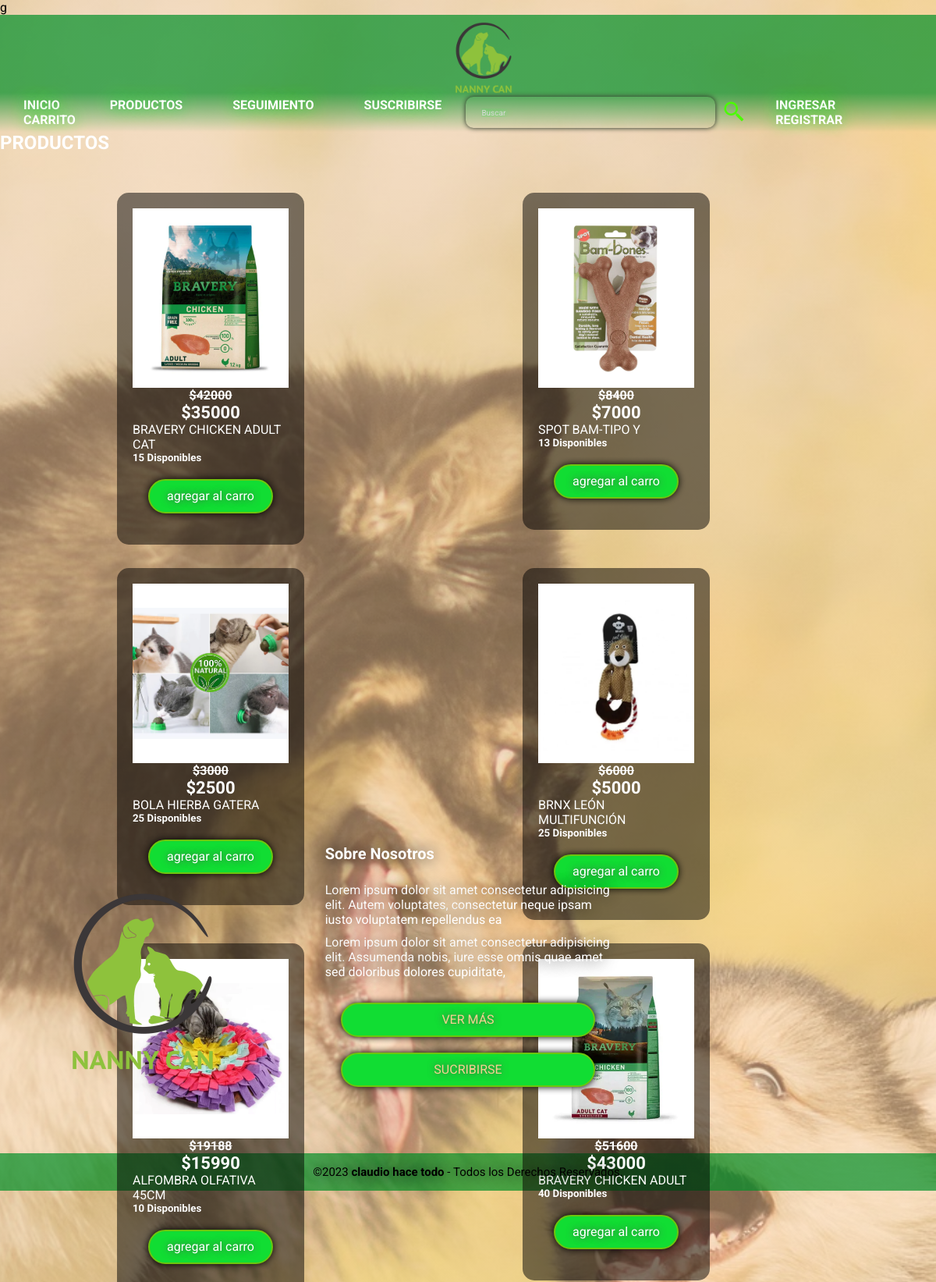
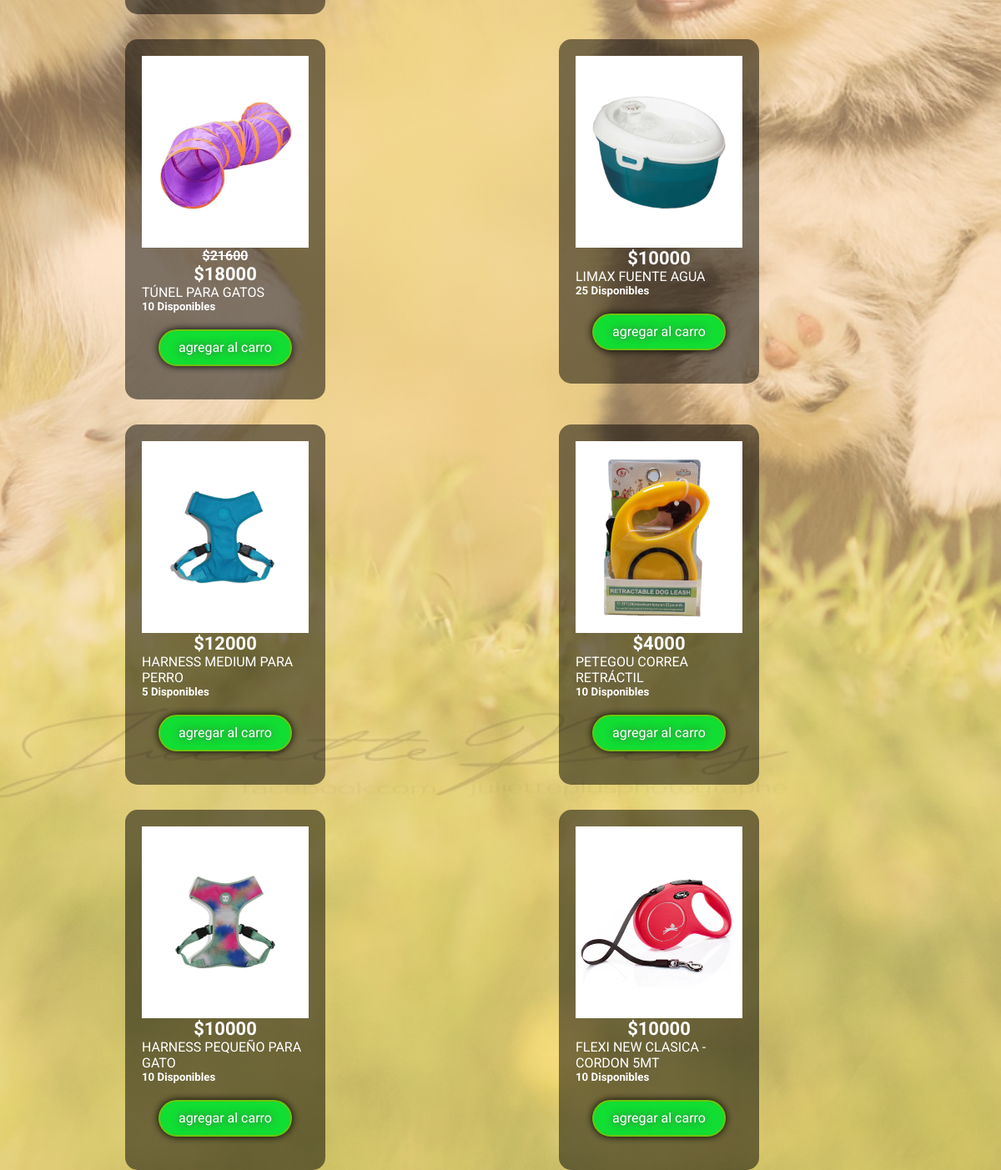
The page / on the database its author committed (2 pictures, top to bottom).
### core/models.py (models this page shows)
class producto(models.Model):
    codigo  = models.CharField(max_length=4, primary_key=True)
    detalle = models.CharField(max_length=20000)
    precio  = models.IntegerField()
    stock   = models.IntegerField()
    oferta  = models.BooleanField()
    imagen  = models.ImageField(upload_to="productos/", null=True)
    def tachado(self):
        if self.oferta:
            return "$"+str(round(self.precio * 1.2))
        return ""
    def __str__(self):
        return self.detalle + "("+self.codigo+")"

### core/views.py (the view)
# urls.py: path('', home, name= "home"),
def home(request):
    contenido = producto.objects.all()
    context = {'contenido' : contenido }
    if request.session.get("modificado", None):
        context["modificado"] = True
        del request.session["modificado"]
    suscrito(request, context)
    print(context)
    return render(request, 'core/index.html', context)

### core/views.py (called while the page is built)
def suscrito(request, context):
    if request.user.is_authenticated:
        email = request.user.email
        resp = requests.get(f"http://127.0.0.1:8000/api/suscrito/{email}")
        context["suscrito"] = resp.json()["suscrito"]

### core/templates/core/index.html (shortened to what this page needs)
g{% extends 'core/index_base.html' %}
{% load static %}
{% block content %}
    <h2  style ="color: white; ">PRODUCTOS</h2>
    <div class="orden" id="orden" style="margin: 0%; padding: 0%;">
      <section class="productos" id="productos">
        {% for productos in contenido %}
        <div class="contenedor_de_productos">
          <div class="box">
            <div class="img_pdt">
              <img src="{{productos.imagen.url}}" class="img_d_pdt" alt="producto">
            </div>
            <div class="box-body">
              <h3 class="precio">{{productos.tachado}}</h3>
              <h3 class="precio2">${{productos.precio}}</h3>
              <p class="detalles">
                {{productos.detalle}}
              </p>
              <h5>{{productos.stock}} Disponibles </h5>
              <div  class="btn-container" type="submit" >
               <a class="btn" type="submit" href="{% url 'addtocar' productos.codigo %}">agregar al carro</a>
              </div>
            </div>
          </div>
        </div>
        {% endfor %}
      </section>
    </div>
    {% endblock %}

### core/templates/core/index_base.html (shortened to what this page needs)
{% load static %}
<!DOCTYPE html>
<html lang="en">
<head>
    <link rel="stylesheet" href="{% static 'estilo_index.css' %}">
    <link rel="stylesheet" href="https://unpkg.com/swiper/swiper-bundle.min.css" />
</head>
<body>
    <header>
        <div class="arriba">
            <div class="logo">
                <img class="log" src="{% static 'productos/zarla-nanny-can-1x1-2400x2400-20211020-9bbg4gtrmgfrd7p3wxph.png' %}" alt="">
            </div>
        </div>
        <div class="principal">
            <div class="narvar">
                <a href="{% url 'home' %}">INICIO</a>
                <a href="#">PRODUCTOS</a>
                <a href="seguimiento.html">SEGUIMIENTO</a>
                <a href="{% url 'suscripcion' %}">SUSCRIBIRSE</a>
                <a href="{% url 'carro' %}">CARRITO</a>
            </div>
            <div class="buscador">
                <form class="BS" role="search">
                    <input class="form-control me-2" type="search" placeholder="Buscar" aria-label="Search" />
                    &nbsp;<div class="boton">
                        <img src="{% static 'imagenes/icons8_search_60px_1.png' %}" alt="buscar">
                    </div>
                </form>
            </div>
            <div class="login">
                {% if user.is_authenticated %}
                  {% if suscrito %}
                        ⭐
                  {% else %}
                        💔
                  {% endif %}
                  <a href="">{{user.username}}</a>
                  <a href="{% url 'logout' %}">SALIR</a>
                {% else %}
                  <a href="{% url 'login' %}">INGRESAR </a>
                  <a href="{% url 'registro' %}">REGISTRAR</a>
                {% endif %}
            </div>
        </div>
        {% block content %}
        {% endblock %}
        <footer>
            <div class="informacion">
                <div class="box">
                    <figure>
                        <a href="#">
                            <img src="{% static 'productos/zarla-nanny-can-1x1-2400x2400-20211020-9bbg4gtrmgfrd7p3wxph.png' %}"
                                alt="logo" />
                        </a>
                    </figure>
                </div>
                <div class="box">
                    <h2>Sobre Nosotros</h2>
                    <p>
                        Lorem ipsum dolor sit amet consectetur adipisicing elit. Autem
                        voluptates, consectetur neque ipsam iusto voluptatem repellendus ea
                    </p>
                    <p>
                        Lorem ipsum dolor sit amet consectetur adipisicing elit. Assumenda
                        nobis, iure esse omnis quae amet sed doloribus dolores cupiditate,
                    </p>
                    <div class="btn-container">
                        <a class="btn" href="#" class="btn">VER MÁS</a>
                        <a class="btn" href="{% url 'suscripcion' %}" class="btn">SUCRIBIRSE</a>
                    </div>
                </div>
            </div>
            <div class="grupo-2">
                <small>&copy;2023 <b>claudio hace todo</b> - Todos los Derechos
                    Reservados.</small>
            </div>
        </footer>
    </header>
</body>
</html>

### core/static/estilo_index.css (style rules this page uses)
* { margin: 0; padding: 0; font-family: 'Roboto', sans-serif; ; }
.arriba { background: linear-gradient(rgba(0, 143, 40, 0.7), rgba(0, 143, 40, 0.7)); height: 100vh; display: flex; justify-content: center; align-items: center; padding: 0px 5rem; height: 100px; }
.arriba .logo img { padding-top: 10px; padding-left: 40px; height: auto; width: 100px; max-height: 300px; max-width: 300px; }
.principal { height: 50px; display: flex; justify-content: space-between; align-items: center; background: linear-gradient(rgba(0, 143, 40, 0.7), rgba(12, 4, 250, 0)); }
.principal a { color: #fff; padding: 13px 30px; text-decoration: none; text-transform: uppercase; border-radius: 25px; text-align: center; font-weight: bold; transition: .3s; text-shadow: 0 0 20px rgb(6, 217, 41); }
body { margin: 0; padding: 0; background: linear-gradient(rgba(255, 207, 159, .50), rgba(255, 207, 159, 0.5)), url(imagenes/walpaiper.jpg) no-repeat center fixed; background-size: cover; height: 100vh; align-items: center; }
.buscador .BS { display: flex; align-items: center; }
.buscador input { width: 20rem; height: 40px; padding: 0 20px; font-size: 10px; color: white; border-radius: 10px; border: none; background: transparent; outline: none; text-shadow: 0 0 10px rgb(0, 251, 67); box-shadow: 0 0 6px rgb(35, 42, 32); }
.buscador .boton { padding: 5px; height: 33px; width: 33px; cursor: pointer; }
.buscador .boton img { height: auto; width: auto; width: 30px; }
.buscador input::placeholder { color: rgb(218, 218, 218); }
.productos { padding: 20px 20px; display: flex; column-gap: 20px; height: 100%; flex-wrap: wrap; }
.contenedor_de_productos { width: 500px; }
.productos .contenedor_de_productos { margin-top: 30px; }
.productos .contenedor_de_productos .box { background: linear-gradient(rgb(0, 0, 0, .5), rgb(0, 0, 0, .5)); max-width: 200px; margin: auto; border: none; border-radius: 15px; padding: 20px; transition: .3s; color: #fff; }
.productos .contenedor_de_productos .box .img_pdt { background: #fff; height: 230px; width: 200px; display: flex; justify-content: center; align-items: center; }
.productos>.contenedor_de_productos>.box .img_pdt>.img_d_pdt { width: 200px; }
.productos .contenedor_de_productos .box .precio { display: block; text-align: center; font-weight: bold; font-size: 16px; text-decoration: line-through; }
.productos .contenedor_de_productos .box .precio2 { display: block; text-align: center; font-weight: bold; font-size: 22px; }
.btn-container { display: block; line-height: 50px; padding: 20px; }
.btn-container a { border: 2px solid rgb(109, 197, 14); background-color: rgb(17, 221, 51); text-decoration: none; display: block; color: rgb(255, 255, 255); text-shadow: 0 0 10px #515151; line-height: 40px; text-align: center; border-radius: 25px; cursor: pointer; box-shadow: 0 0 10px black; }
footer { width: 100%; background: linear-gradient (rgba(0, 143, 40, 0.7), rgba(0, 143, 40, 0.7)); background-size: cover; }
footer .informacion { width: 100%; max-width: 1200px; margin: auto; display: grid; grid-template-columns: repeat(3, 1fr); grid-gap: 50px; padding: 45px 0px; }
footer .informacion .box figure { width: 100%; height: 100%; display: flex; justify-content: center; align-items: center; }
footer .informacion .box figure img { width: 250px; }
footer .informacion .box h2 { color: white; margin-bottom: 25px; font-size: 20px; text-shadow: 0 0 20px black; }
footer .informacion .box p { color: white; margin-bottom: 10px; text-shadow: 0 0 20px black; }
footer .informacion .box .btn-container a { text-decoration: none; display: block; color: rgb(248, 207, 145); text-shadow: 0 0 10px #515151; text-align: center; margin-bottom: 20px; }
footer .grupo-2 { background: linear-gradient(rgba(0, 143, 40, 0.7), rgba(0, 143, 40, 0.7)); padding: 15px 10px; text-align: center; color: rgb(0, 0, 0); }
footer .grupo-2 small { font-size: 15px; text-shadow: 0 0 20px black; }

### rows shown on the page
producto: imagen (picture), tachado "$42000", precio "35000", detalle "BRAVERY CHICKEN ADULT CAT", stock "15"
producto: imagen (picture), tachado "$8400", precio "7000", detalle "SPOT BAM-TIPO Y", stock "13"
producto: imagen (picture), tachado "$3000", precio "2500", detalle "BOLA HIERBA GATERA", stock "25"
producto: imagen (picture), tachado "$6000", precio "5000", detalle "BRNX LEÓN MULTIFUNCIÓN", stock "25"
producto: tachado "$19188", precio "15990", detalle "ALFOMBRA OLFATIVA 45CM", stock "10"
producto: imagen (picture), tachado "$51600", precio "43000", detalle "BRAVERY CHICKEN ADULT", stock "40"
producto: imagen (picture), tachado "$21600", precio "18000", detalle "TÚNEL PARA GATOS", stock "10"
producto: imagen (picture), precio "10000", detalle "LIMAX FUENTE AGUA", stock "25"
producto: imagen (picture), precio "12000", detalle "HARNESS MEDIUM PARA PERRO", stock "5"
producto: imagen (picture), precio "4000", detalle "PETEGOU CORREA RETRÁCTIL", stock "10"
producto: imagen (picture), precio "10000", detalle "HARNESS PEQUEÑO PARA GATO", stock "10"
producto: imagen (picture), precio "10000", detalle "FLEXI NEW CLASICA - CORDON 5MT", stock "10"
